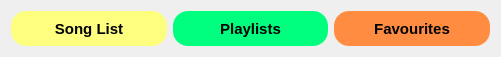
   <widget class="QFrame" name="frame_7">
    <property name="geometry">
     <rect>
      <x>340</x>
      <y>430</y>
      <width>501</width>
      <height>51</height>
     </rect>
    </property>
    <property name="frameShape">
     <enum>QFrame::NoFrame</enum>
    </property>
    <property name="frameShadow">
     <enum>QFrame::Raised</enum>
    </property>
    <layout class="QHBoxLayout" name="horizontalLayout_5">
     <item>
      <widget class="QPushButton" name="song_list_btn">
       <property name="minimumSize">
        <size>
         <width>0</width>
         <height>35</height>
        </size>
       </property>
       <property name="font">
        <font>
         <pointsize>11</pointsize>
         <weight>75</weight>
         <bold>true</bold>
        </font>
       </property>
       <property name="cursor">
        <cursorShape>PointingHandCursor</cursorShape>
       </property>
       <property name="styleSheet">
        <string notr="true">background-color: rgb(255, 255, 127);
border-radius:15px;</string>
       </property>
       <property name="text">
        <string>Song List</string>
       </property>
      </widget>
     </item>
     <item>
      <widget class="QPushButton" name="playlists_btn">
       <property name="minimumSize">
        <size>
         <width>0</width>
         <height>35</height>
        </size>
       </property>
       <property name="font">
        <font>
         <pointsize>11</pointsize>
         <weight>75</weight>
         <bold>true</bold>
        </font>
       </property>
       <property name="cursor">
        <cursorShape>PointingHandCursor</cursorShape>
       </property>
       <property name="styleSheet">
        <string notr="true">background-color: rgb(0, 255, 127);
border-radius:15px;</string>
       </property>
       <property name="text">
        <string>Playlists</string>
       </property>
      </widget>
     </item>
     <item>
      <widget class="QPushButton" name="favourites_btn">
       <property name="minimumSize">
        <size>
         <width>0</width>
         <height>35</height>
        </size>
       </property>
       <property name="font">
        <font>
         <pointsize>11</pointsize>
         <weight>75</weight>
         <bold>true</bold>
        </font>
       </property>
       <property name="cursor">
        <cursorShape>PointingHandCursor</cursorShape>
       </property>
       <property name="styleSheet">
        <string notr="true">background-color: rgb(255, 140, 64);
border-radius:15px;</string>
       </property>
       <property name="text">
        <string>Favourites</string>
       </property>
      </widget>
     </item>
    </layout>
   </widget>
